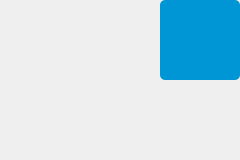
<?xml version="1.0" encoding="UTF-8"?>
<ui version="4.0">
 <class>CameraSwitchWidget</class>
 <widget class="QWidget" name="CameraSwitchWidget">
  <property name="geometry">
   <rect>
    <x>0</x>
    <y>0</y>
    <width>240</width>
    <height>160</height>
   </rect>
  </property>
  <property name="sizePolicy">
   <sizepolicy hsizetype="Fixed" vsizetype="Fixed">
    <horstretch>0</horstretch>
    <verstretch>0</verstretch>
   </sizepolicy>
  </property>
  <property name="minimumSize">
   <size>
    <width>240</width>
    <height>160</height>
   </size>
  </property>
  <property name="maximumSize">
   <size>
    <width>240</width>
    <height>160</height>
   </size>
  </property>
  <property name="windowTitle">
   <string notr="true">Form</string>
  </property>
  <widget class="QWidget" name="block" native="true">
   <property name="geometry">
    <rect>
     <x>160</x>
     <y>0</y>
     <width>80</width>
     <height>80</height>
    </rect>
   </property>
   <property name="sizePolicy">
    <sizepolicy hsizetype="Fixed" vsizetype="Fixed">
     <horstretch>0</horstretch>
     <verstretch>0</verstretch>
    </sizepolicy>
   </property>
   <property name="minimumSize">
    <size>
     <width>80</width>
     <height>80</height>
    </size>
   </property>
   <property name="maximumSize">
    <size>
     <width>80</width>
     <height>80</height>
    </size>
   </property>
   <property name="styleSheet">
    <string notr="true">background-color: #0096d6;
border-radius: 5px;</string>
   </property>
  </widget>
  <widget class="RightMenuButton" name="downCamButton" native="true">
   <property name="geometry">
    <rect>
     <x>0</x>
     <y>0</y>
     <width>240</width>
     <height>80</height>
    </rect>
   </property>
   <property name="sizePolicy">
    <sizepolicy hsizetype="Fixed" vsizetype="Fixed">
     <horstretch>0</horstretch>
     <verstretch>0</verstretch>
    </sizepolicy>
   </property>
   <property name="styleSheet">
    <string notr="true"/>
   </property>
  </widget>
  <widget class="RightMenuButton" name="frontCamButton" native="true">
   <property name="geometry">
    <rect>
     <x>0</x>
     <y>80</y>
     <width>240</width>
     <height>80</height>
    </rect>
   </property>
   <property name="styleSheet">
    <string notr="true"/>
   </property>
  </widget>
 </widget>
 <customwidgets>
  <customwidget>
   <class>RightMenuButton</class>
   <extends>QWidget</extends>
   <header location="global">right_menu_button.h</header>
   <container>1</container>
  </customwidget>
 </customwidgets>
 <resources/>
 <connections/>
</ui>
